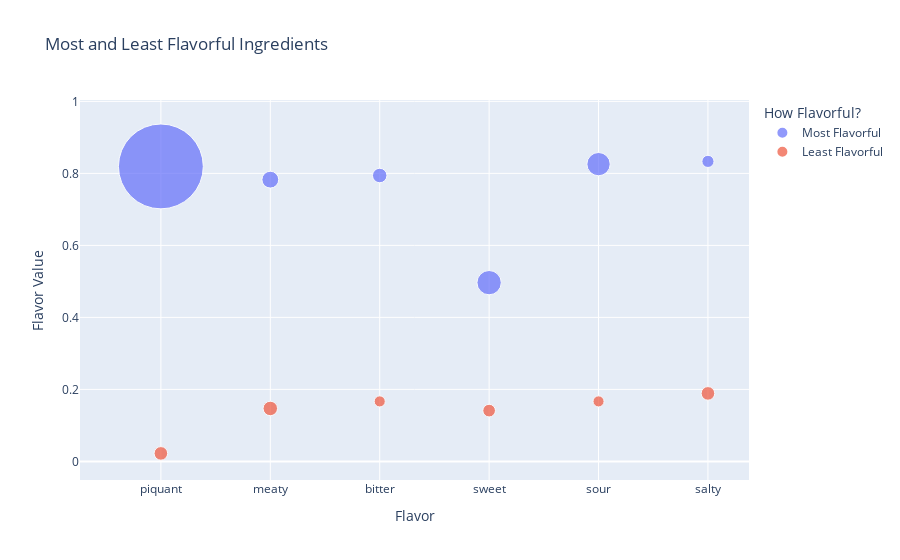

The notebook cell this image was saved under:
### Markdown cell above
### Which ingredients have the most flavor?

We want to know which ingredients play the most/least ingredients role in determining a recipes flavor.

### Code cell
dict = {'Flavor': [], 'Ingredient' : [], 'Flavor Value' : [], 'How Flavorful?' : [], 'Frequency' : []}
plot_df = pd.DataFrame(dict)
for flavor in FLAVORS :
    plot_df.loc[len(plot_df.index)] = [flavor, ingredient_df.loc[:, flavor].idxmax(), ingredient_df.loc[:, flavor].max(), 'Most Flavorful', ingredient_df.loc[(ingredient_df.loc[:, flavor].idxmax()), 'Frequency']]
for flavor in FLAVORS :
    plot_df.loc[len(plot_df.index)] = [flavor, ingredient_df.loc[:, flavor].idxmin(), ingredient_df.loc[:, flavor].min(), 'Least Flavorful', ingredient_df.loc[(ingredient_df.loc[:, flavor].idxmin()), 'Frequency']]
    
fig11 = px.scatter(plot_df, x = 'Flavor', y = 'Flavor Value', color = 'How Flavorful?', hover_name="Ingredient", size = "Frequency", size_max=60, title = "Most and Least Flavorful Ingredients")
fig11.show()

### Figure 1 — Plotly figure (JSON) as saved in the notebook; plotly's stock layout.template omitted (floating-point values rounded to 4 significant figures)
{"data": [{"hovertemplate": "<b>%{hovertext}</b><br><br>How Flavorful?=Most Flavorful<br>Flavor=%{x}<br>Flavor Value=%{y}<br>Frequency=%{marker.size}<extra></extra>", "hovertext": ["worcestershire sauce", "rib eye steaks", "diced ham", "bbq sauce", "yellow peppers", "hot dog buns"], "legendgroup": "Most Flavorful", "marker": {"color": "#636efa", "size": [584, 23, 17, 48, 44, 12], "sizemode": "area", "sizeref": 0.1622, "symbol": "circle"}, "mode": "markers", "name": "Most Flavorful", "orientation": "v", "showlegend": true, "type": "scatter", "x": ["piquant", "meaty", "bitter", "sweet", "sour", "salty"], "xaxis": "x", "y": [0.8193, 0.7826, 0.7941, 0.4965, 0.8258, 0.8333], "yaxis": "y"}, {"hovertemplate": "<b>%{hovertext}</b><br><br>How Flavorful?=Least Flavorful<br>Flavor=%{x}<br>Flavor Value=%{y}<br>Frequency=%{marker.size}<extra></extra>", "hovertext": ["Japanese soy sauce", "beef steak", "unbleached flour", "liver pate", "pastry shell", "lardons"], "legendgroup": "Least Flavorful", "marker": {"color": "#EF553B", "size": [15, 17, 10, 13, 10, 15], "sizemode": "area", "sizeref": 0.1622, "symbol": "circle"}, "mode": "markers", "name": "Least Flavorful", "orientation": "v", "showlegend": true, "type": "scatter", "x": ["piquant", "meaty", "bitter", "sweet", "sour", "salty"], "xaxis": "x", "y": [0.02222, 0.1471, 0.1667, 0.141, 0.1667, 0.1889], "yaxis": "y"}], "layout": {"legend": {"itemsizing": "constant", "title": {"text": "How Flavorful?"}, "tracegroupgap": 0}, "title": {"text": "Most and Least Flavorful Ingredients"}, "xaxis": {"anchor": "y", "domain": [0, 1], "title": {"text": "Flavor"}}, "yaxis": {"anchor": "x", "domain": [0, 1], "title": {"text": "Flavor Value"}}}}
